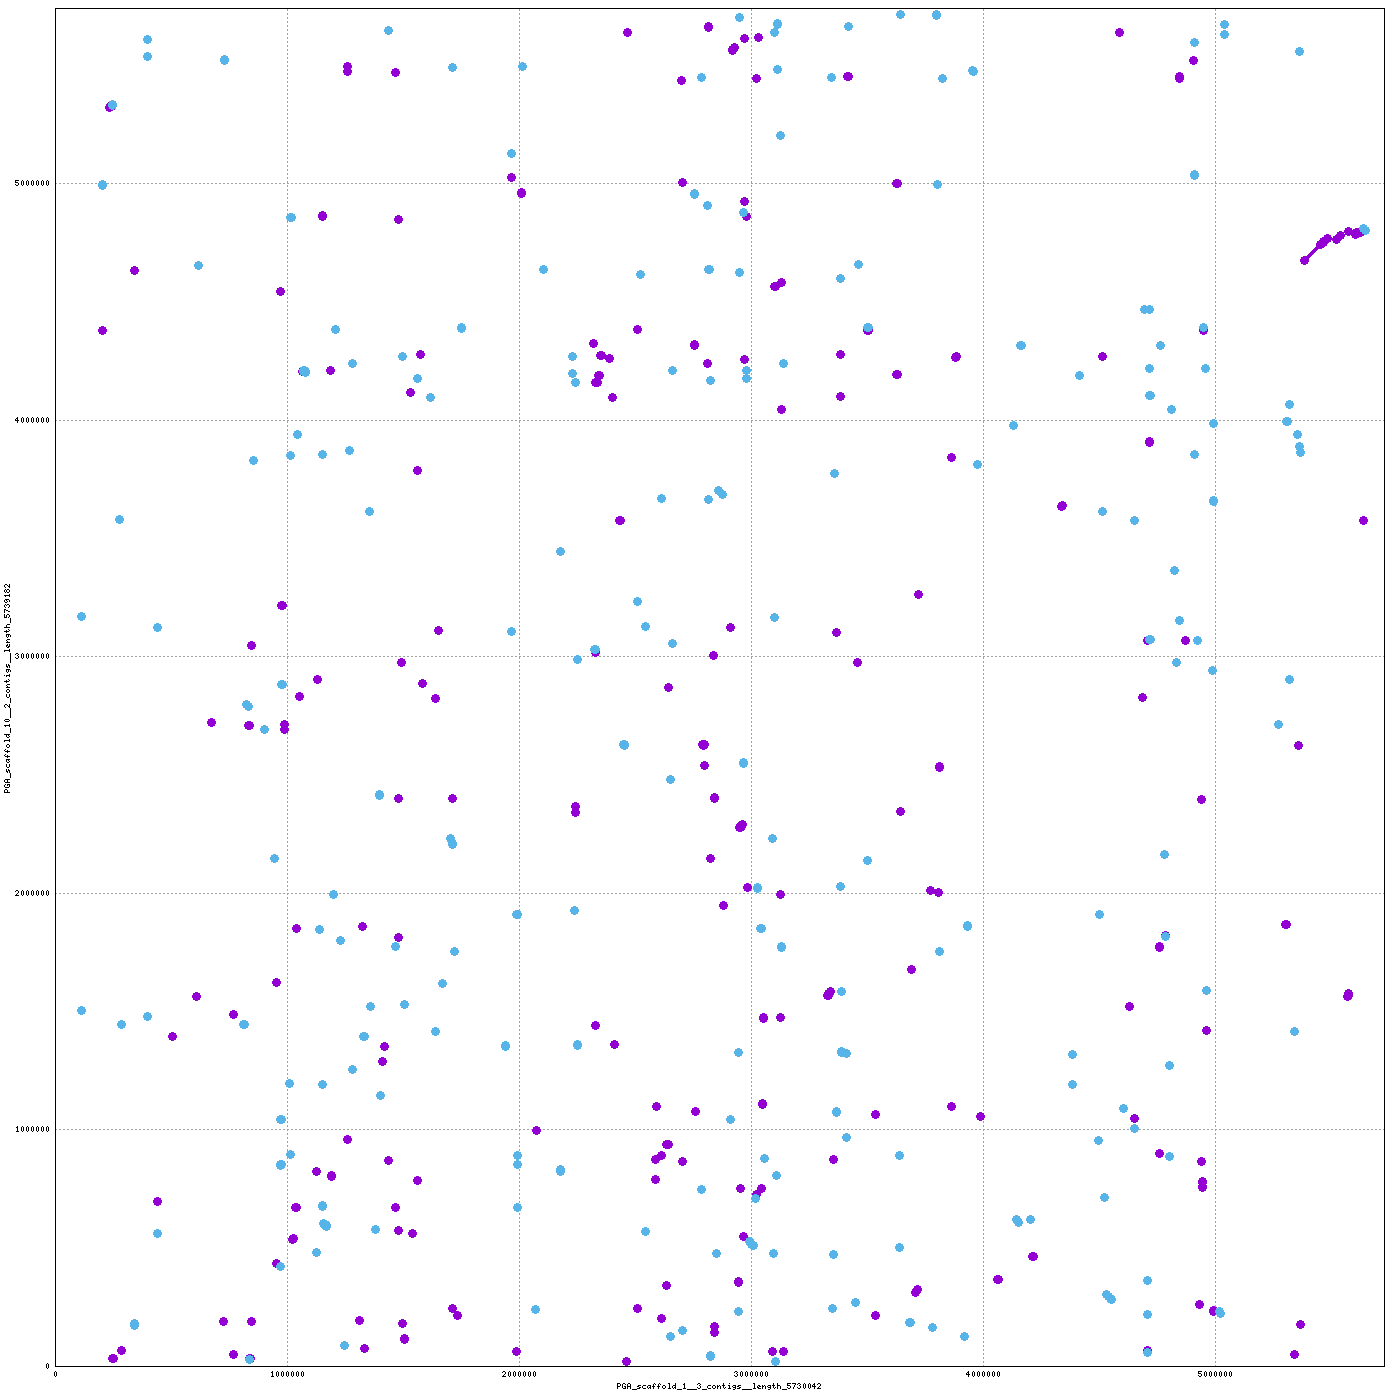

Recreate this plot in gnuplot.
set terminal png tiny size 1400,1400
set output "/home/mike/Desktop/scripts/snakes/plot_pairs/hiCversion1.linear/nucmer/nucmer.1.png"
set size 1,1
set grid
unset key
set border 15
set tics scale 0
set xlabel "PGA_scaffold_1__3_contigs__length_5730042"
set ylabel "PGA_scaffold_10__2_contigs__length_5739182"
set format "%.0f"
set mouse format "%.0f"
set mouse mouseformat "[%.0f, %.0f]"
if(GPVAL_VERSION < 5) set mouse clipboardformat "[%.0f, %.0f]"
set xrange [1:5730042]
set yrange [1:5739182]
set style line 1  lt 1 lw 3 pt 6 ps 1
set style line 2  lt 3 lw 3 pt 6 ps 1
set style line 3  lt 2 lw 3 pt 6 ps 1
plot \
 "/home/mike/Desktop/scripts/snakes/plot_pairs/hiCversion1.linear/nucmer/nucmer.1.fplot" title "FWD" w lp ls 1, \
 "/home/mike/Desktop/scripts/snakes/plot_pairs/hiCversion1.linear/nucmer/nucmer.1.rplot" title "REV" w lp ls 2
